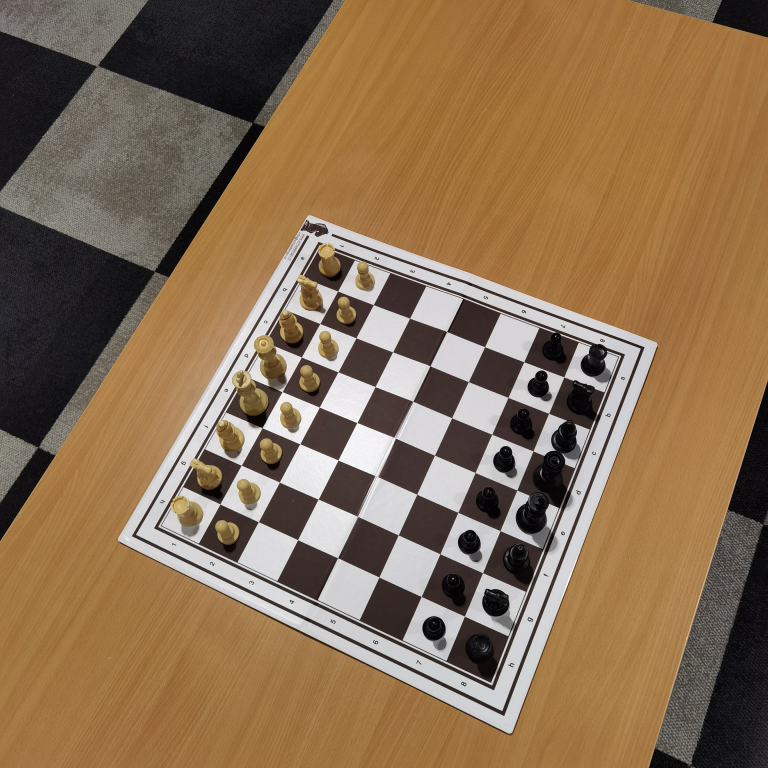
#> input picture images/42/G042_IMG000.jpg, 3072 x 3072 px (shown at 1/4 size)
$ python our_chessboard_detection.py
#> lines starting #> are read from the running program, lines starting #| are printed output that depends on the picture; after the words box and inside, x2 and y2 are one past the last pixel; in counts of white or black regions, pixels touching at a corner belong together
import os
import cv2
import numpy as np
import matplotlib.pyplot as plt


def homography_transformation(img1, img2, show = False):
    # Initiate SIFT detector
    sift = cv2.SIFT_create()

    # Find the keypoints and descriptors with SIFT
    kp1, des1 = sift.detectAndCompute(img1,None)
    kp2, des2 = sift.detectAndCompute(img2,None)

    # Apply FLAN Matcher
    FLANN_INDEX_KDTREE = 1
    index_params = dict(algorithm = FLANN_INDEX_KDTREE, trees = 5)
    search_params = dict(checks = 50)
    flann = cv2.FlannBasedMatcher(index_params, search_params)
    matches = flann.match(des1, des2)

    # Obtain points corresponding to the matches in the query and train images
    query_pts = np.float32([kp1[m.queryIdx].pt for m in matches]).reshape(-1, 1, 2)
    train_pts = np.float32([kp2[m.trainIdx].pt for m in matches]).reshape(-1, 1, 2)

    # Obtain homography that represents the transformation from the points of the train image into the position of the query image
    M, mask = cv2.findHomography(train_pts, query_pts, cv2.RANSAC, 5.0)

    # Filter the inliers from the mask
    mask = mask.ravel().astype(bool)
    filtered_matches = tuple(matches[i] for i in range(len(matches)) if i in np.where(mask)[0])

    match_output = cv2.drawMatches(img1, kp1, img2, kp2, filtered_matches, None, flags=cv2.DrawMatchesFlags_NOT_DRAW_SINGLE_POINTS)

    # Draw blue lines
    #img2_lines = cv2.polylines(img2_bgr, [np.int32(dst)], True, (255, 0, 0), 3, cv2.LINE_AA)

    if show:
        cv2.imshow('Query', img1)
        cv2.imshow('Original Image', img2)
        cv2.imshow('Feature Matching Image', match_output)
        cv2.waitKey(0)
        cv2.destroyAllWindows()


def background_subtraction(image, square, show = False):
    # Create a mask with the same dimensions as the image
    mask = np.zeros(image.shape[:2], dtype=np.uint8)

    # Fill the polygon on the mask
    cv2.fillPoly(mask, [square], 255)

    masked_image = cv2.bitwise_and(image, image, mask=mask)
    if show:
        # Display the images
        cv2.imshow("Original Image", image)
        cv2.imshow("Masked Image", masked_image)
        cv2.waitKey(0)
        cv2.destroyAllWindows()

    return masked_image


def crop_chessboard(image, square, show = False, save= False):


    p1 = square[0][0]
    p2 = square[1][0]
    angle = np.arctan2(p2[1] - p1[1], p2[0] - p1[0]) * 180 / np.pi

    # Calculate the image center
    image_center = tuple(np.array(image.shape[1::-1]) / 2)

    # Create the rotation matrix
    rotation_matrix = cv2.getRotationMatrix2D(image_center, angle, 1.0)

    # Perform the rotation on the entire image
    rotated_image = cv2.warpAffine(image, rotation_matrix, image.shape[1::-1])

    # Convert square coordinates to homogeneous coordinates
    square_homogeneous = np.concatenate((square.reshape(-1, 2), np.ones((4, 1))), axis=1)

    # Apply the rotation matrix to the square's coordinates
    rotated_square_homogeneous = np.dot(square_homogeneous, rotation_matrix.T)

    # Convert back to regular coordinates
    rotated_square = rotated_square_homogeneous[:, :2].reshape(4, 1, 2).astype(np.int32)

    # Find the bounding rectangle of the rotated square
    rect = cv2.boundingRect(rotated_square)
    x, y, w, h = rect

    # Crop the region of interest (ROI) from the rotated image
    cropped_rotated_image = rotated_image[y:y + h, x:x + w]

    if save:
        cv2.imwrite('cropped_rotated_image.jpg', cropped_rotated_image)

    if show:
        # Display the images
        cv2.imshow("Rotated Image", rotated_image)
        cv2.imshow("Cropped Rotated Image", cropped_rotated_image)
        cv2.waitKey(0)
        cv2.destroyAllWindows()
    return cropped_rotated_image, rotated_square

def getting_contours(image, show = False):

    # Convert to grayscale
    gray = cv2.cvtColor(image, cv2.COLOR_BGR2GRAY)

    # Get the dimensions of the image
    height, width, channels = image.shape

    print(f"Image Width: {width}, Image Height: {height}, Channels: {channels}")

    # Preprocessing

    edges = cv2.Canny(gray, 50, 200)

    # Find contours
    contours, _ = cv2.findContours(edges, cv2.RETR_TREE, cv2.CHAIN_APPROX_SIMPLE)

    # Optional: draw all contours to debug
    image_with_contours = image.copy()
    cv2.drawContours(image_with_contours, contours, -1, (0, 255, 0), 3)


    squares = []
    for cnt in contours:
        epsilon = 0.05 * cv2.arcLength(cnt, True)
        approx = cv2.approxPolyDP(cnt, epsilon, True)
        if len(approx) == 4 and cv2.isContourConvex(approx):
            area = cv2.contourArea(cnt)
            if area > 50000:  # This is the area threshold of ouw chessboard
                squares.append(approx)

    print(f"Number of squares detected: {len(squares)}")
    print(f"Squares: {squares}")

    if show:

        image_detected = image.copy()
        cv2.drawContours(image_detected, squares, -1, (0, 0, 255), 20)
        # Show result

        plt.figure(figsize=(10, 5))
        plt.subplot(1, 2, 1)
        plt.imshow(cv2.cvtColor(image_with_contours, cv2.COLOR_BGR2RGB))
        plt.title("All Contours")
        plt.axis("off")

        plt.subplot(1, 2, 2)
        plt.imshow(cv2.cvtColor(image_detected, cv2.COLOR_BGR2RGB))
        plt.title("Detected Squares")
        plt.axis("off")

        plt.subplot(1, 2, 2)
        plt.imshow(edges)
        plt.title("edges")
        plt.axis("off")
        plt.show()

    return squares[0]

if __name__ == "__main__":
    # Getting contours
    dataDir = 'images'
    image = cv2.imread(os.path.join(dataDir, "42", 'G042_IMG000.jpg'))# Change this, according to your image's path
#> image is the input picture: shape (3072, 3072, 3); mean B, G, R 82.5, 111.1, 137.3
    image2 = image.copy()
    square = getting_contours(image, show=False)
#> in getting_contours, `gray = cv2.cvtColor(image, cv2.COLOR_BGR2GRAY)`:
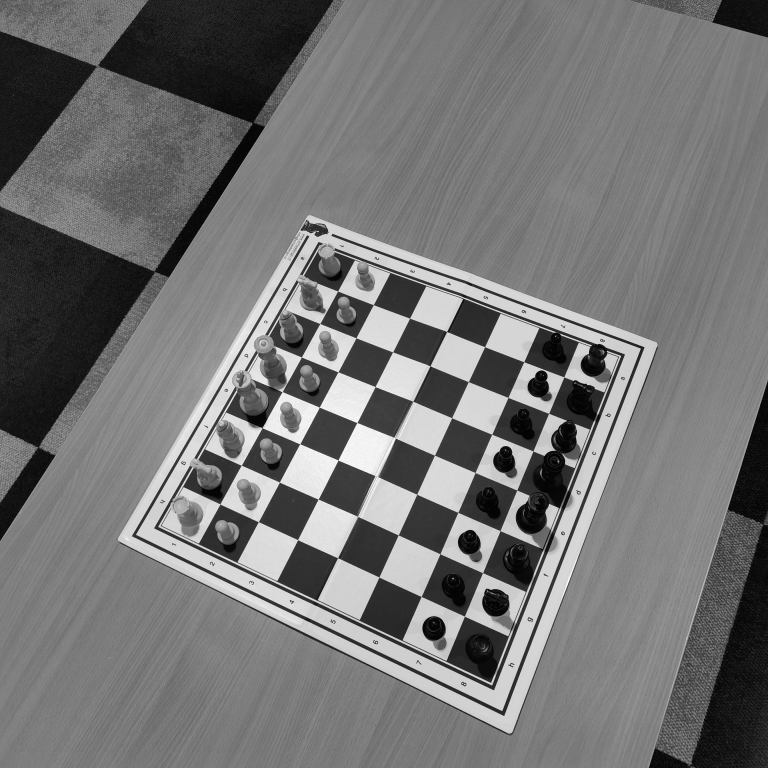
#> gray: shape (3072, 3072) (shown at 1/4 size); min 0, max 255, mean 115.7
#| Image Width: 3072, Image Height: 3072, Channels: 3
#> in getting_contours, `edges = cv2.Canny(gray, 50, 200)`:
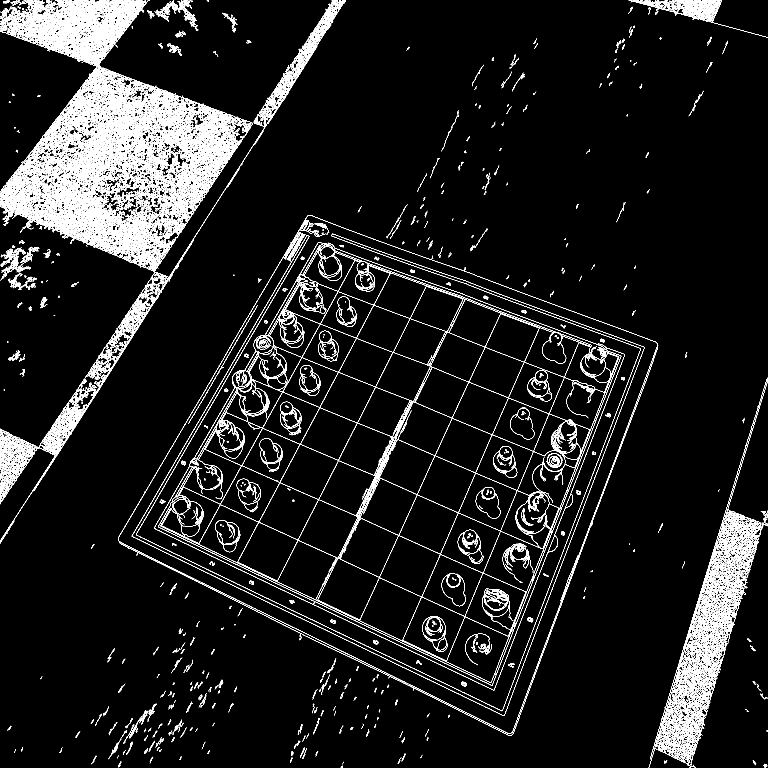
#> edges: shape (3072, 3072) (shown at 1/4 size); 4.5% white in thin lines or dots
#> in getting_contours, `contours, _ = cv2.findContours(edges, cv2.RETR_TREE, cv2.CHAIN_APPROX_..`: contours = 11200 contours, 6455 with area under 20; largest, box (x1, y1, x2, y2) and area: (472, 860, 2632, 2943) 2578174, (472, 860, 2630, 2934) 2575542, (616, 968, 2500, 2762) 1938616, (616, 985, 2500, 2761) 1640855, (1518, 2052, 2103, 2644) 176130
#> in getting_contours, `cv2.drawContours(image_with_contours, contours, -1, (0, 255, 0), 3)`:
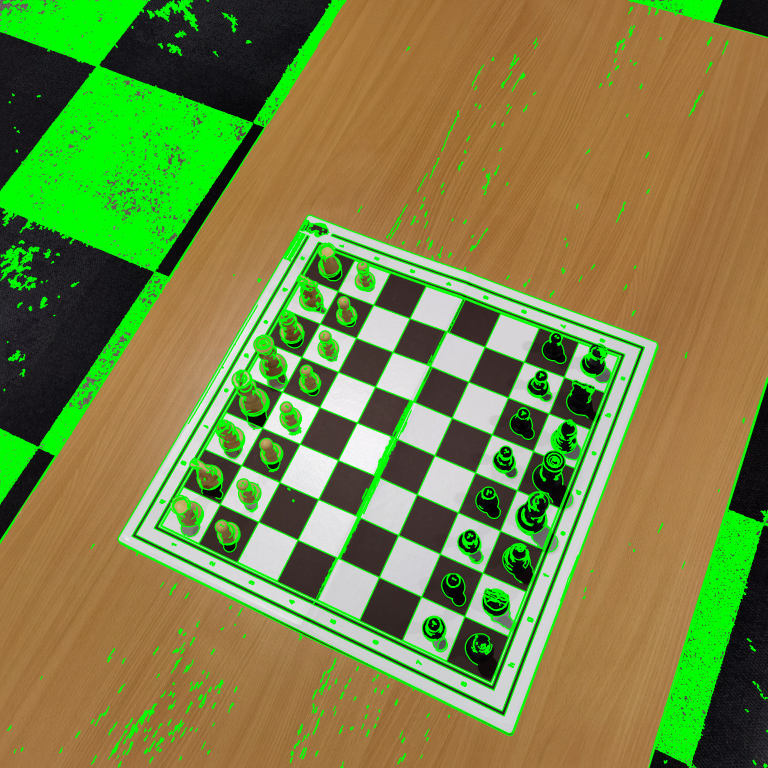
#> image_with_contours: shape (3072, 3072, 3) (shown at 1/4 size); mean B, G, R 68.4, 132.9, 120.4
#> the loop in getting_contours, `for cnt in contours:` made 11200 passes
#> (epsilon, approx, area) on passes 4, 15, 20, 36: (2.73, [[3057, 3055], [3054, 3062], [3061, 3070], [3068, 3062]], 107.5), (1.59, [[1598, 3041], [1599, 3044], [1593, 3054], [1593, 3048]], 29), (1.42, [[384, 3023], [383, 3029], [379, 3034], [378, 3032]], 25.5), (2.38, [[839, 3000], [832, 3006], [829, 3015], [839, 3006]], 36.5)
#> (epsilon, area) on passes 73, 81, 85, 88, 89, 93: (1.18, 21.5), (2.11, 40), (0.966, 21), (3, 123), (1.53, 43), (1.21, 35)
#> after the loop in getting_contours, `for cnt in contours:`: squares = 3 contours; box (x1, y1, x2, y2) and area: (473, 861, 2630, 2934) 2550756, (616, 968, 2500, 2762) 1932402, (1518, 2052, 2103, 2644) 174197
#| Number of squares detected: 3
#| Squares: [array([[[1234,  861]],
#|        [[2629, 1376]],
#|        [[2042, 2933]],
#|        [[ 473, 2161]]], dtype=int32), array([[[1273,  968]],
#|        [[ 616, 2112]],
#|        [[1976, 2761]],
#|        [[2499, 1417]]], dtype=int32), array([[[1836, 2052]],
#|        [[1518, 2306]],
#|        [[1786, 2643]],
#|        [[2102, 2371]]], dtype=int32)]
#> square = [[1234, 861], [2629, 1376], [2042, 2933], [473, 2161]]

    # Assuming we want to crop the first detected square

    image2 = background_subtraction(image2, square, show=False)
#> in background_subtraction, `cv2.fillPoly(mask, [square], 255)`: mask: shape (3072, 3072); 27.1% white; 1 white region, box (x1, y1, x2, y2) and area: (473, 861, 2630, 2934) 2553668
#> in background_subtraction, `masked_image = cv2.bitwise_and(image, image, mask=mask)`:
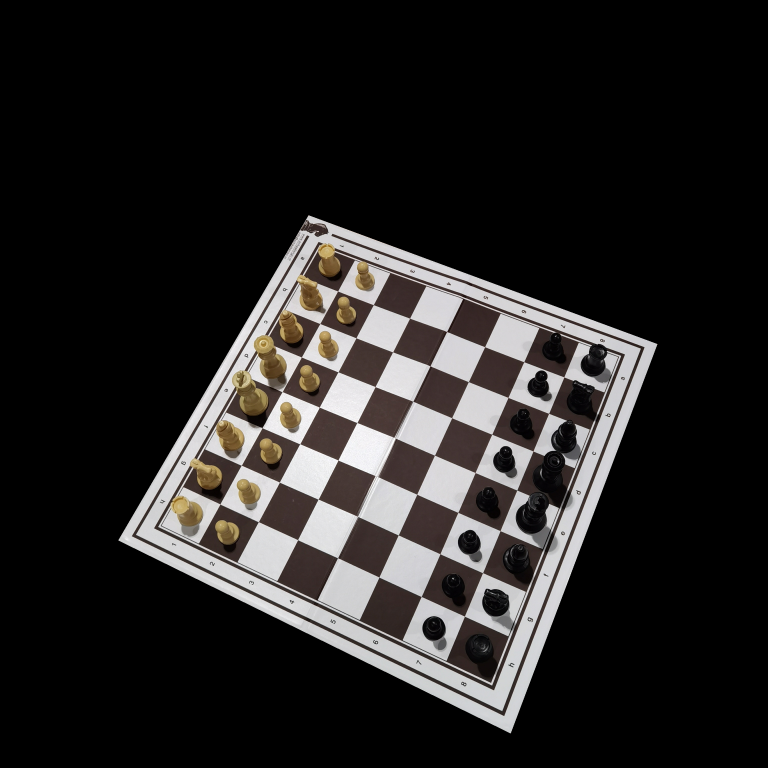
#> masked_image: shape (3072, 3072, 3) (shown at 1/4 size); mean B, G, R 35.9, 36.6, 38.3

    # this saves the image as cropped_rotated_image.jpg
    cropped_rotated_image, rotated_square = crop_chessboard(image2, square, show=False)
#> in crop_chessboard, `p1 = square[0][0]`: p1 = [1234, 861]
#> in crop_chessboard, `p2 = square[1][0]`: p2 = [2629, 1376]
#> in crop_chessboard, `angle = np.arctan2(p2[1] - p1[1], p2[0] - p1[0]) * 180 / np.pi`: angle = 20.26
#> in crop_chessboard, `rotation_matrix = cv2.getRotationMatrix2D(image_center, angle, 1.0)`: rotation_matrix = [[0.938, 0.346, -436.9], [-0.346, 0.938, 627]]
#> in crop_chessboard, `rotated_image = cv2.warpAffine(image, rotation_matrix, image.shape[1::..`:
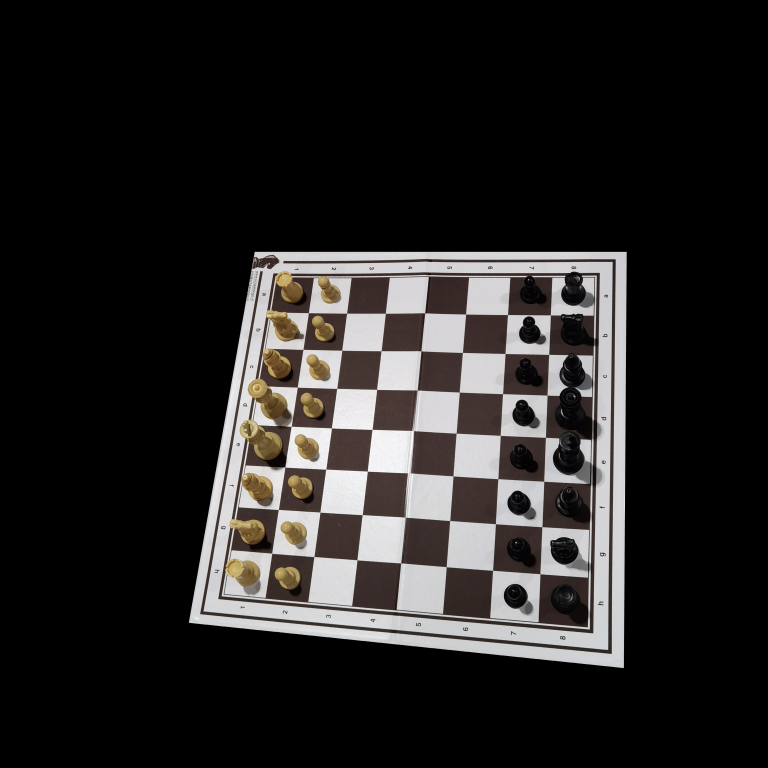
#> rotated_image: shape (3072, 3072, 3) (shown at 1/4 size); mean B, G, R 35.9, 36.6, 38.3
#> in crop_chessboard, `square_homogeneous = np.concatenate((square.reshape(-1, 2), np.ones((4..`: square_homogeneous = [[1234, 861, 1], [2629, 1376, 1], [2042, 2933, 1], [473, 2161, 1]]
#> in crop_chessboard, `rotated_square_homogeneous = np.dot(square_homogeneous, rotation_matri..`: rotated_square_homogeneous = [[1018.9, 1007.4], [2505.9, 1007.4], [2494.5, 2671.3], [755.2, 2490.5]]
#> in crop_chessboard, `rotated_square = rotated_square_homogeneous[:, :2].reshape(4, 1, 2).as..`: rotated_square = [[1018, 1007], [2505, 1007], [2494, 2671], [755, 2490]]
#> in crop_chessboard, `rect = cv2.boundingRect(rotated_square)`: rect = (755, 1007, 1751, 1665)
#> in crop_chessboard, `x, y, w, h = rect`: x = 755; y = 1007; w = 1751; h = 1665
#> in crop_chessboard, `cropped_rotated_image = rotated_image[y:y + h, x:x + w]`:
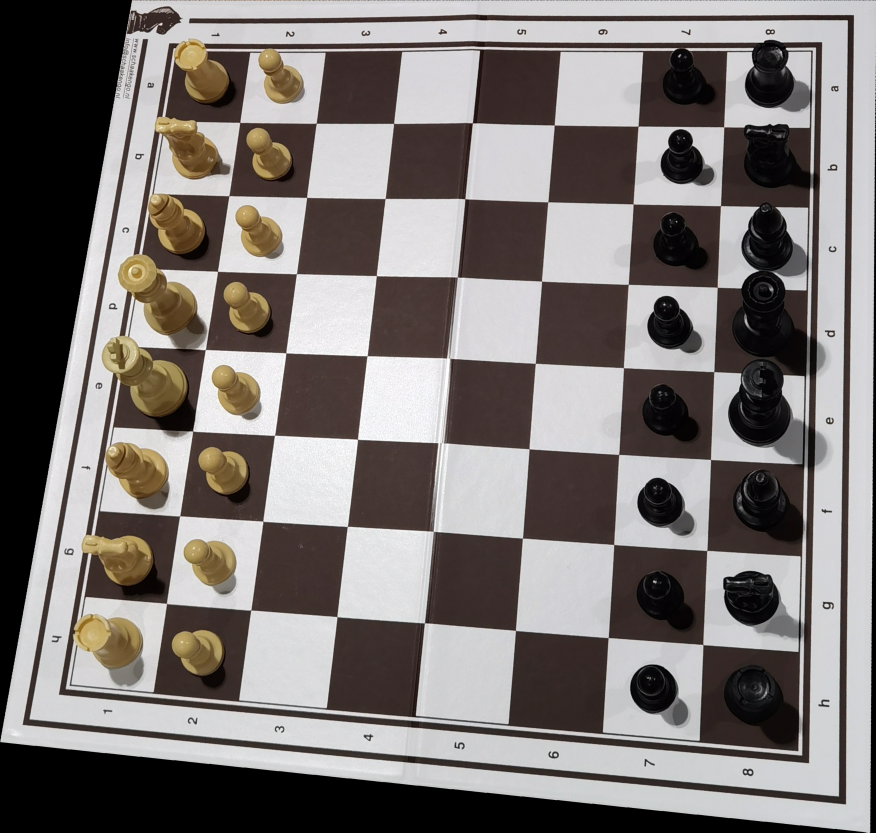
#> cropped_rotated_image: shape (1665, 1751, 3) (shown at 1/2 size); mean B, G, R 116.2, 118.4, 124
    homography_transformation(image, cropped_rotated_image, show=True)
#> in homography_transformation, `kp1, des1 = sift.detectAndCompute(img1,None)`: kp1 = 42202 keypoints; strongest (x, y, size): (2102, 1653, 1.8), (2414, 1364, 2.5), (2406, 1361, 2.9), (1735, 2516, 56)
#> in homography_transformation, `kp2, des2 = sift.detectAndCompute(img2,None)`: kp2 = 4245 keypoints; strongest (x, y, size): (1322, 1006, 53.6), (1537, 64, 2.9), (1545, 64, 2.5), (322, 48, 3.8)
#> in homography_transformation, `matches = flann.match(des1, des2)`: matches = 42202 matches
#> in homography_transformation, `M, mask = cv2.findHomography(train_pts, query_pts, cv2.RANSAC, 5.0)`: M = [[-2.12, -1.33, 2643.4], [-1.71, -2.12, 2707], [-0.000764, -0.000779, 1]]
#> in homography_transformation, `filtered_matches = tuple(matches[i] for i in range(len(matches)) if i ..`: filtered_matches = 52 matches
#> in homography_transformation, `match_output = cv2.drawMatches(img1, kp1, img2, kp2, filtered_matches,..`:
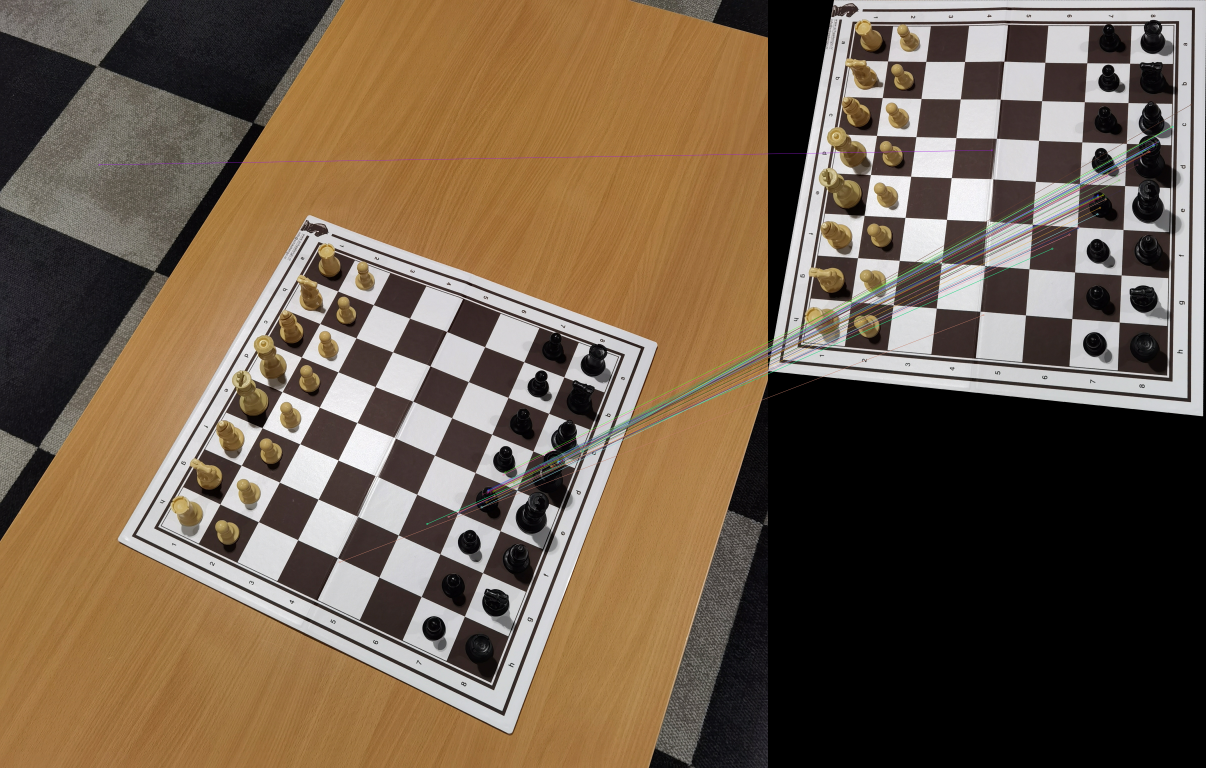
#> match_output: shape (3072, 4823, 3) (shown at 1/4 size); mean B, G, R 75.4, 94, 111.7
